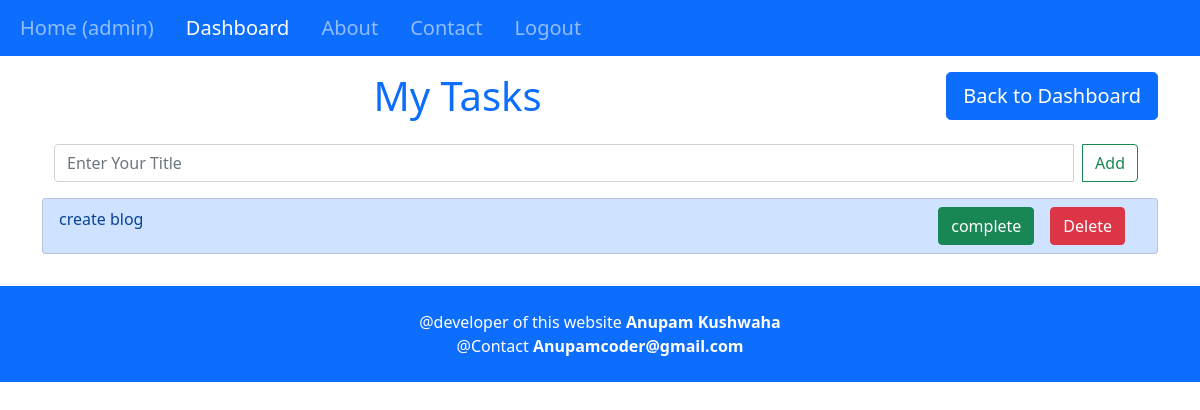
The app's page /my_task/ (signed in), older data.
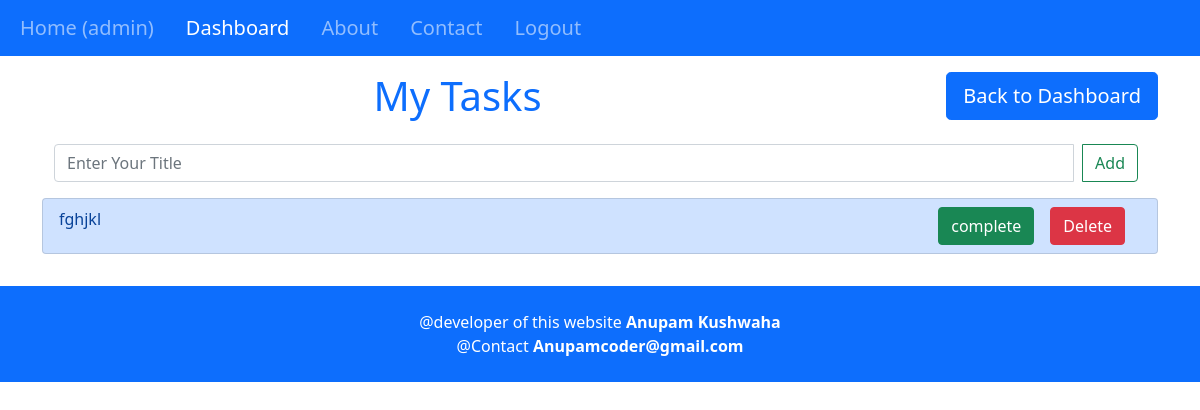
The same page, newer data.
### Todo/models.py (models this page shows)
class Task(models.Model):
    user_id=models.ForeignKey(User,on_delete=models.CASCADE)
    title=models.CharField(max_length=70)
    time=models.DateTimeField(auto_now_add=True)
    complete=models.BooleanField(default=False)

### Todo/views.py (the view)
# urls.py: 2. Add a URL to urlpatterns:  path('', views.home, name='home')
def home(request):
    print("home function has been called.........")
    tasks=Task.objects.filter(user_id=request.user.id)
    print(tasks)
    return render(request,'Todo/home.html',{'tasks':tasks})

### Todo/templates/Todo/home.html (shortened to what this page needs)
{% extends 'Blog/base.html' %}
{% load static %}
{% block body %}
<div class="container">
    <div class="row">
        <div class="col-md-9">
            <h1 class="text-center text-primary"> My Tasks </h1>
        </div>
        <div class="col-md-3">
            <a href="{% url 'dashboard_name' %}">
                 <button type="button" class="btn btn-lg btn-md btn-primary float-end"> Back to Dashboard </button>
             </a>
        </div>
    </div>
</div>
    <div class="container">
      <form method="POST" action="{% url 'my_task_add_task' %}"> {% csrf_token %}
            <div class="container mt-3">
        <div class="input-group mb-3">
            <input type="text" class="form-control mr-2" id="title" name="title" aria-label="" aria-describedby="basic-addon1"
                   placeholder="Enter Your Title">
            <button class="btn btn-outline-success mx-2" type="submit" >Add</button>
        </div>
    </div>
      </form>
    </div>
    <div class="container my-3">
      {% for i in tasks %}
    <div class="list-group my-3">
      <li class="list-group-item list-group-item-primary">
          {% if i.complete %}
               <strike>{{i.title}}</strike>
               <a  onclick="popup({{i.id}})">
                  <button type="button"  class="btn btn-danger float-end mx-3" >Delete</button>
                </a>
                <a href="{% url 'my_task_complete' i.id %}" >
                  <button type="button" class="btn btn-success float-end">completed</button>
               </a>
          {% elif i.complete != 'True' %}
               {{i.title}}
            <a  onclick="popup({{i.id}})">
                      <button type="button"  class="btn btn-danger float-end mx-3" >Delete</button>
             </a>
             <a href="{% url 'my_task_complete' i.id %}">
               <button type="button" class="btn btn-success float-end">complete</button>
             </a>
          {% endif %}
      </li>
     </div>
      {% endfor %}
    </div>
{% endblock body %}

Row changes from the older to the newer data that the page shows:
removed Task: title "create blog"
added Task: title "fghjkl"
